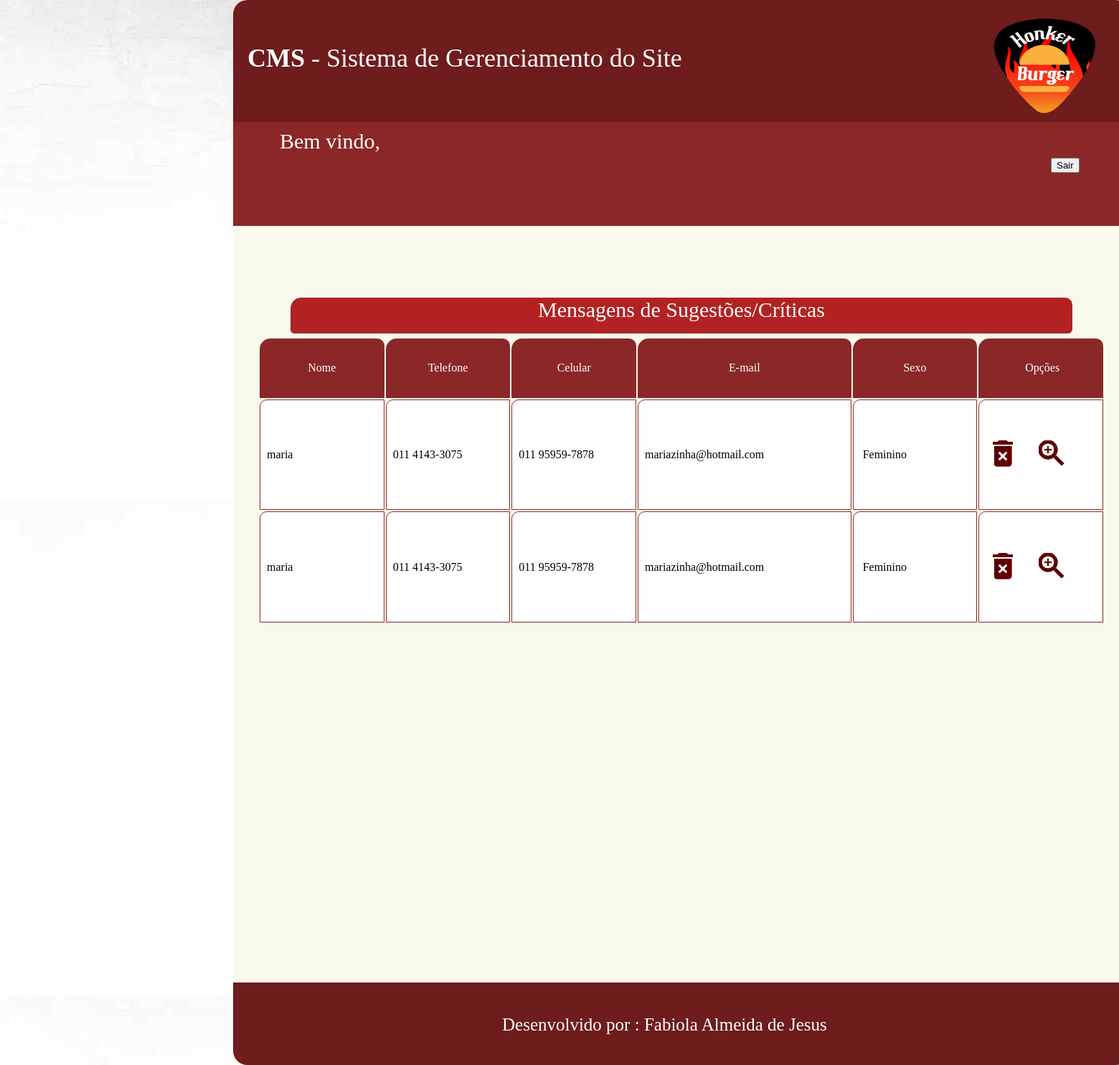
Page /cms/faleconoscoadm.php on the committed database.
### tables this page shows
CREATE TABLE `tblmensagem` (
  `idmensagem` int(11) NOT NULL AUTO_INCREMENT,
  `nome` varchar(45) NOT NULL,
  `telefone` varchar(45) DEFAULT NULL,
  `celular` varchar(45) NOT NULL,
  `email` varchar(45) NOT NULL,
  `homepage` varchar(45) DEFAULT NULL,
  `facebook` varchar(45) DEFAULT NULL,
  `sexo` varchar(1) NOT NULL,
  `mensagem` tinytext NOT NULL,
  PRIMARY KEY (`idmensagem`)
);

### cms/faleconoscoadm.php (the view, shortened to what this page needs)
<html>
	<head>
	</head><title> CMS - Adm.Fale Conosco </title>
		<link rel="stylesheet" type="text/css" href="css/style.css">
	<body>
		<div id="principal">
			<header>
				<div id="logo">
					<img src="imagens/logoletrabranca.png" width="100%" height="100%">
				</div>
				<div id="titulo">
					<b>CMS</b> - Sistema de Gerenciamento do Site
				</div>
			</header>
			<section>
				<nav id="opções">
					<?php  include('moduloMenu.php');?>
					<div id="bemvindo">
						Bem vindo,<?php echo $_SESSION['nome']; ?>
					</div>
					<div id="logout">
						<input type="submit" value="Sair" name="btnSair"/>
					</div>
				</nav>
				<div id="Consulta">
					<div id="tituloConsulta" align="center">
						Mensagens de Sugestões/Críticas
					</div>
					<table id="tabelaConsulta" border="0">
							<tr>
								<td class="campoConsulta" align="center" >
										&nbsp;Nome&nbsp;
								</td>
								<td class="campoConsulta" align="center" >
										&nbsp;Telefone&nbsp;
								</td>
								<td class="campoConsulta" align="center" >
										&nbsp;Celular&nbsp;
								</td>
								<td class="campoConsulta" align="center" >
										&nbsp;E-mail&nbsp;
								</td>
								<td class="campoConsulta" align="center" >
										&nbsp;Sexo&nbsp;
								</td>
								<td class="campoConsulta" align="center" >
									&nbsp;	Opções&nbsp;
								</td>
							</tr>
							<?php
								$sql = "select * from tblMensagem";
								$select=mysql_query($sql);
								while($consulta=mysql_fetch_array($select)){
							?>
							<tr >
								<td class="td_table">&nbsp;&nbsp;<?php echo($consulta['nome']);?> </td>
								<td class="td_table" rowspan="1">&nbsp;&nbsp;<?php echo($consulta['telefone']);?> </td>
								<td class="td_table" rowspan="1">&nbsp;&nbsp;<?php echo($consulta['celular']);?> </td>
								<td class="td_table" rowspan="1">&nbsp;&nbsp;<?php echo($consulta['email']);?> </td>
								<td class="td_table" rowspan="1">&nbsp;&nbsp;
									<?php
										if($consulta['sexo'] == "M"){
											echo("Masculino");
										}else if($consulta['sexo'] == "F"){
											echo("Feminino");
										}
									?>
								</td>
								<td class="td_table">
									&nbsp;&nbsp;<a href="faleconoscoadm.php?opt=excluir&idmensagem=<?php echo($consulta['idmensagem']); ?>"><img src="imagens/delete2.png"></a>&nbsp;&nbsp;
									&nbsp;&nbsp;<a href="verMaisAdm.php?opt=ver&idmensagem=<?php echo($consulta['idmensagem']); ?>"><img src="imagens/mais2.png"></a>&nbsp;&nbsp;
								</td>
							</tr>
							<?php
								}
							?>
					</table>
				</div>
			</section>
			<footer>
				<div id="desenvolvido">
						Desenvolvido por : Fabiola Almeida de Jesus
				</div>
			</footer>
		</div>
	</body>
</html>

### cms/css/style.css (style rules this page uses)
body { margin:0px; background-image:url(../imagens/textura0.png); }
header { width:1250px; height:170px; border-radius:20px 20px 0px 0px ; margin:auto; background-color:#6E1C1C; }
#titulo { width:900px; height:80px; border:0px solid #000000; margin-left:20px; padding-top:60px; font-family:verdana; font-size:36px; color:#ffffff; }
#logo { float:right; margin-right:35px; border:0px solid #000000; width:168px; height:150px; margin-top:15px; }
#opções { width:1250px; height:145px; border:0px solid #000000; margin:auto; background-color:#8B2727; }
footer { border-radius:0px 0px 20px 20px ; width:1250px; height:115px; clear:both; margin: auto; background-color:#6E1C1C; color:#ffffff; }
#desenvolvido { width:500px; height:55px; border:0px solid #000000; margin:auto; padding-top:45px; font-size:25px; }
section { width:1250px; height:1200px; border:0px solid #000000; margin-left:auto; margin-right:auto; background-color:#FAFAEC; }
#principal { border:0px solid #000000; width:1900px; height:1310px; margin-right:auto; margin-left:auto; }
#bemvindo { width:300px; height:40px; border:0px solid #000000; float:left; margin-left:65px; margin-top:10px; font-size:30px; color:#ffffff; }
#logout { height:40px; width:100px; border:0px solid #000000; float:right; margin-right:10px; margin-top:50px; font-size:25px; color:#ffffff; }
a:link { text-decoration:none; color:#ffffff; }
a { text-decoration:none; color:#ffffff; }
#Consulta { border:0px solid #000000; margin:auto; margin-top:100px; width:1200px; height:550px; overflow:auto; }
#tituloConsulta { background-color:#B22222; width:1090px; height:50px; margin:auto; border-radius:15px 10px 6px 5px ; font-family:verdana; font-size:30px; color:#ffffff; }
#tabelaConsulta { width:1180px; height:400px; border:0px solid #8B2727; margin:auto; margin-top:5px; border-radius:15px 10px 6px 5px ; overflow:auto; }
.campoConsulta { width:100px; height:30px; margin-left:5px; background-color:#8B2727; margin-right:15px; color:#ffffff; font-family:verdana; border-radius:15px 10px 0px 0px ; }
.td_table { width:100; height:30px; margin-left:5px; background-color:#ffffff; margin-right:15px; color:#000000; font-family:verdana; border:1px solid #8B2727; border-radius:10px 0px 0px 0px ; }

### rows in the picture
tblmensagem: nome "maria", telefone "011 4143-3075", celular "011 95959-7878", email "mariazinha@hotmail.com", sexo "Feminino"
tblmensagem: nome "maria", telefone "011 4143-3075", celular "011 95959-7878", email "mariazinha@hotmail.com", sexo "Feminino"
